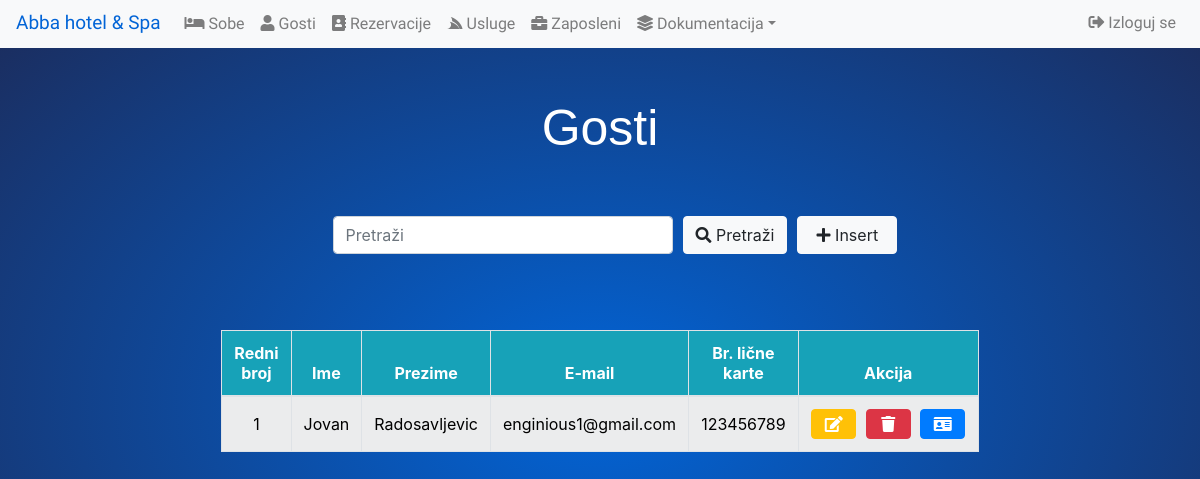
Screenshot of /guests.php with the database file from the repository.
### tables this page shows
CREATE TABLE `guests` (
  `guests_id` int(11) NOT NULL,
  `ime` varchar(255) NOT NULL,
  `prezime` varchar(255) NOT NULL,
  `e_mail` varchar(255) NOT NULL,
  `lk_broj` varchar(255) NOT NULL
);

### guests.php (the view, shortened to what this page needs)
<?php
include 'dbconnect.php';
?>
<head>
  <?php include 'navbar.php'; ?>
	<link rel="stylesheet" href="style.css">
	<link rel="stylesheet" href="bootstrap/css/bootstrap.min.css">
	<link href="https://cdnjs.cloudflare.com/ajax/libs/font-awesome/5.13.0/css/all.min.css" rel="stylesheet">
</head>
<body>
	<h2 class="display-3" style='display: none;'>Gosti</h2>
	<div class="display-search" style="display: none;">
		<div class="container row d-flex justify-content-center" style="margin-left: auto; margin-right: auto; margin-bottom: 5%;">
			<div class="col-md-4" style="margin-right: 10px;">
				<input type='text' name='search_bar' class='form-control'  placeholder='Pretraži'>
			</div>
			<div class="form-group row">
				<button class="btn btn-light" type='button' name='submit_search' id='search' style="margin-right: 10px;"><i class="fas fa-search"></i> Pretraži</button>
				<button class="btn btn-light" type='button' name='Insert' id='insert' data-toggle="modal" data-target="#exampleModalCenter" style="min-width: 100px;"><i class="fas fa-plus"></i> Insert</button>
			</div>
		</div>
	</div>
	<div class="table-responsive">
		<table class="table table-bordered table-striped" id='tabela_zaposleni' style='display: none;'>
			<thead class="bg-info">
				<tr>
					<th style="width: 120px;">Redni broj</th>
					<th>Ime</th>
					<th>Prezime</th>
					<th>E-mail</th>
					<th>Br. lične karte</th>
					<th style="width: 130px;">Akcija</th>
				</tr>
			</thead>
			<tbody id='tbody' class="bg-light">
<?php
	$sql = "SELECT * FROM guests";
	$results = $conn->query($sql);
	$i = 1;
	while ($red = $results->fetch_assoc()) {
?>
			<tr>
				<td style="vertical-align: middle;"><?=$i++?></td>
				<td style="vertical-align: middle;"><?=$red['ime']?></td>
				<td style="vertical-align: middle;"><?=$red['prezime']?></td>
				<td style="vertical-align: middle;"><?=$red['e_mail']?></td>
				<td style="vertical-align: middle;"><?=$red['lk_broj']?></td>
				<td style='min-width: 180px; vertical-align: middle;'>
					<button class="btn btn-warning edit"  name='edit' id='edit' style='margin-right: 5px; width: 45px; color: #fff;' data-toggle="modal" data-target="#exampleModalCenter" data-id="<?=$red['guests_id']?>"
					data-a="<?=$red['ime']?>"
					data-b="<?=$red['prezime']?>"
					data-c="<?=$red['e_mail']?>"
					data-d="<?=$red['lk_broj']?>"><i class="fas fa-edit"></i>
					</button>
					<button class="btn btn-danger delete" name='delete' id='delete' style="margin-right: 5px; width: 45px;" data-id="<?=$red['guests_id']?>"><i class="fas fa-trash"></i></button>
					<button class="btn btn-primary proveraREZ" name="provera" style="width: 45px;" data-toggle="modal" data-target="#modalRez" data-id="<?=$red['guests_id']?>"><i class="fas fa-id-card"></i></button>
				</td>
			</tr>
<?php
}
?>
			</tbody>
		</table>
	</div>
</body>
</html>

### style.css (style rules this page uses)
body { font-family: 'Antic', sans-serif; }
.display-3 { font-family: 'Prompt', sans-serif; padding: 50px 0; text-align: center; font-size: 50px !important; }
#tabela_zaposleni { width: 60%; margin-left:auto; margin-right:auto; font-size: 16px; text-align: center; vertical-align: middle; }

### guests.php (style rules this page uses)
body { background: #0264d6; background: -moz-radial-gradient(center, ellipse cover, #0264d6 1%, #1c2b5a 100%); background: -webkit-gradient(radial, center center, 0px, center center, 100%, color-stop(1%,#0264d6), color-stop(100%,#1c2b5a)); background: -webkit-radial-gradient(center, ellipse cover, #0264d6 1%,#1c2b5a 100%); background: -o-radial-gradient(center, ellipse cover, #0264d6 1%,#1c2b5a 100%); background: -ms-radial-gradient(center, ellipse cover, #0264d6 1%,#1c2b5a 100%); background: radial-gradient(ellipse at center, #0264d6 1%,#1c2b5a 100%); filter: progid:DXImageTransform.Microsoft.gradient( startColorstr='#0264d6', endColorstr='#1c2b5a',GradientType=1); height:calc(100vh); width:100%; }
.display-3 { color: white; }
thead { color: #fff; }
tbody { color: #000; }
th { width: 200px; }

### rows the page displays
guests: ime "Jovan", prezime "Radosavljevic", e_mail "enginious1@gmail.com", lk_broj "123456789"
